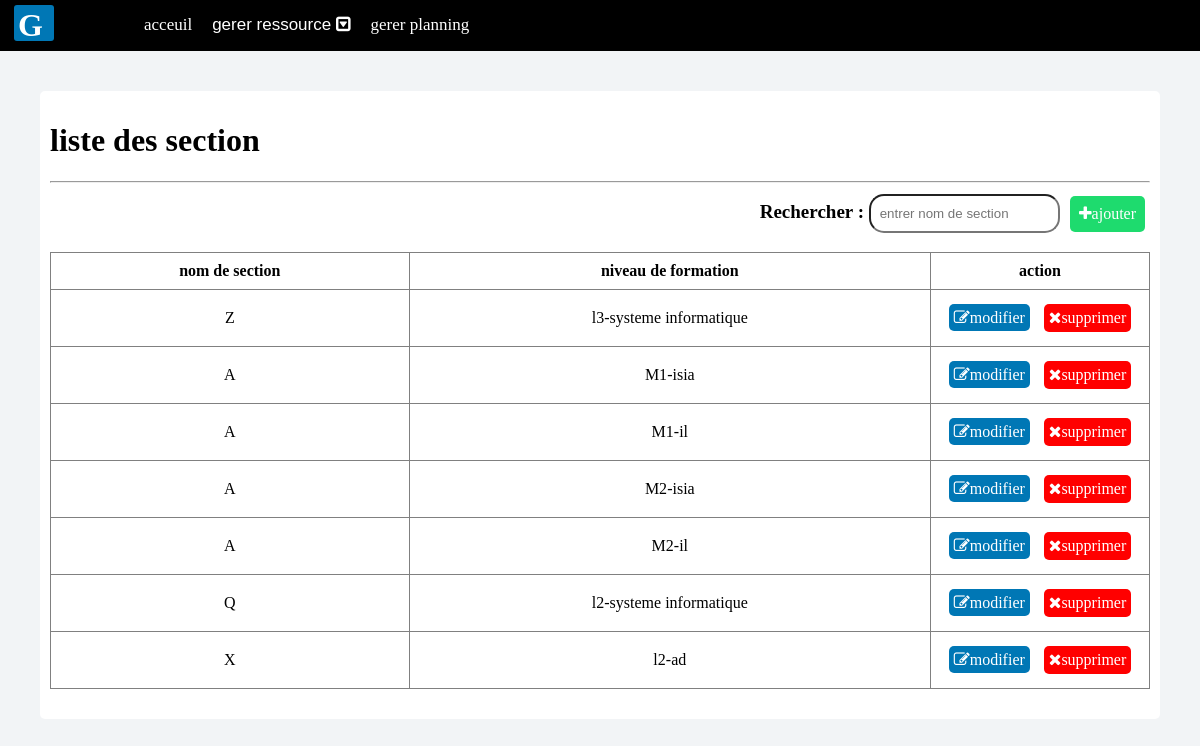
The page /crud4ss.php on the database its author committed.
### tables this page shows
CREATE TABLE `section` (
  `id_section` int(11) NOT NULL,
  `nom_section` varchar(1) NOT NULL,
  `id_n` int(11) DEFAULT NULL
);

CREATE TABLE `niveau_de_formation` (
  `id_n` int(11) NOT NULL,
  `nom_n` enum('l3','l2','M1','M2') NOT NULL,
  `specialité` varchar(45) NOT NULL
);

### crud4ss.php (the view, shortened to what this page needs)
<!DOCTYPE html>
<html>
<head>
		<link rel="stylesheet" type="text/css" href="pA.css">
			<link rel="stylesheet" href="https://maxcdn.bootstrapcdn.com/font-awesome/4.7.0/css/font-awesome.min.css">
</head>
<body>
 <?php require_once 'dash.php'; ?>
	<div class="io">
<h1>liste des section</h1>
<hr>
 <div class="df">
	 	<label> Rechercher : </label>
	 	 <input type="text" id="myInput" onkeyup="myFunction()" placeholder=" entrer nom de section ">
	  <a id="rsw" href="ajouter_ss.php"><i class="fa fa-plus"></i>ajouter</a>
	 </div>
<table border="1" width="100%" id="myTable">
	<tr>
		<th>nom de section</th>
		<th>niveau de formation</th>
	<th id="at">action</th>
	</tr>
	 <?php
  require_once 'model.php';
  $q=$bd->query("select * from section");
  while ($t=$q->fetch()){
  	$d=$bd->query("select * from niveau_de_formation where id_n=".$t['id_n']);
  	$d=$d->fetch();
  ?>
  <tr>
	<td><?php echo $t['nom_section'];?></td>
	<td><?php echo $d['nom_n']."-".$d['specialité'];?></td>
		<td>
<a id="ml" href="modifier_ss.php?ids=<?php echo $t['id_section'];?>&ns=<?php echo $t['nom_section'];?>&n=<?php echo $t['id_n'];?>&nn=<?php echo $d['nom_n'];?>&se=<?php echo $d['specialité'];?>"><i class="fa fa-edit"></i>modifier</a>
			<button id="s" type="button" onclick="delete_r('delete_ss.php?id=',<?php echo $t['id_section'];?> )"><i class="fa fa-times"></i>supprimer</button></td>
		<?php }
  ?></tr>
	</div>
</body>
</html>

### pA.css (style rules this page uses)
table { margin-top: 40px; width: 100%; text-align: center; border-collapse: collapse; }
th,td { padding: 9px; }
#at { width: 200px; }
#s { background-color: red; border: none; }
#ml { background-color: #0077b5; }
#rsw { background-color: #1edb6e; padding: 9px; float: right; }
.df > label { font-weight: bold; font-size: 19px; margin:10px 5px 0 0; }
.df > input { padding: 5px; height: 25px; margin:3px 5px 0 0; border-radius: 15px; }
.df { margin-bottom: 15px; float: right; display: flex; }
.io a,.io button { border-radius: 5px; text-decoration: none; color: white; padding: 5px; font-size: 16px; font-family: 'Crimson Text', serif; margin: 5px; }
.io { color: black; background-color: white; padding: 10px; padding-bottom: 30px; margin: 40px; border-radius: 5px; }

### h.css (style rules this page uses)
body { color: white; margin: 0; background-image: linear-gradient(rgb(0,0,0),rgba(0,0,0,0.6), rgb(0,0,0)) ,url("Capture.JPG"); background-size: cover; }
html { width: 100%; height: 100%; }

### o.css (style rules this page uses)
body { margin: 0; background-color: #f2f4f6; background-image: none; }

### crud4ss.php (style rules this page uses)
.io { color: black; }

### rows shown on the page
section: nom_section "Z", id_n.nom_n "l3", id_n.specialité "systeme informatique"
section: nom_section "A", id_n.nom_n "M1", id_n.specialité "isia"
section: nom_section "A", id_n.nom_n "M1", id_n.specialité "il"
section: nom_section "A", id_n.nom_n "M2", id_n.specialité "isia"
section: nom_section "A", id_n.nom_n "M2", id_n.specialité "il"
section: nom_section "Q", id_n.nom_n "l2", id_n.specialité "systeme informatique"
section: nom_section "X", id_n.nom_n "l2", id_n.specialité "ad"
